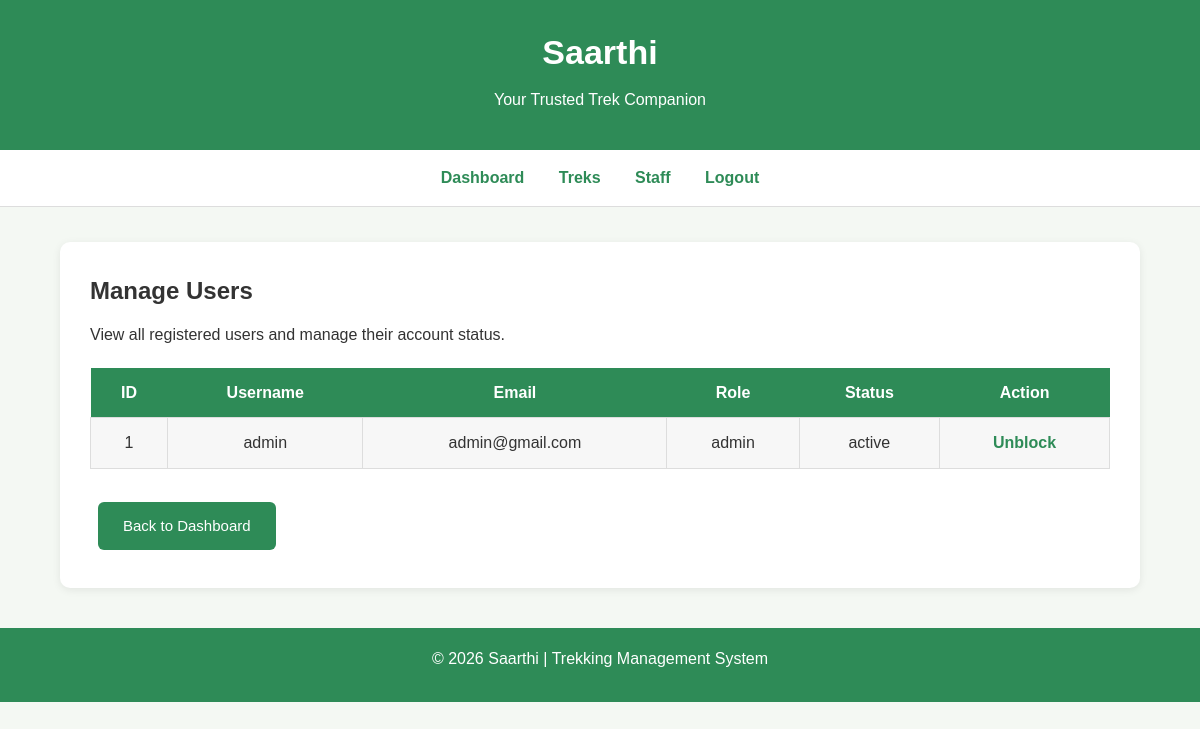
/users (signed in), run on an earlier commit of the app's database.
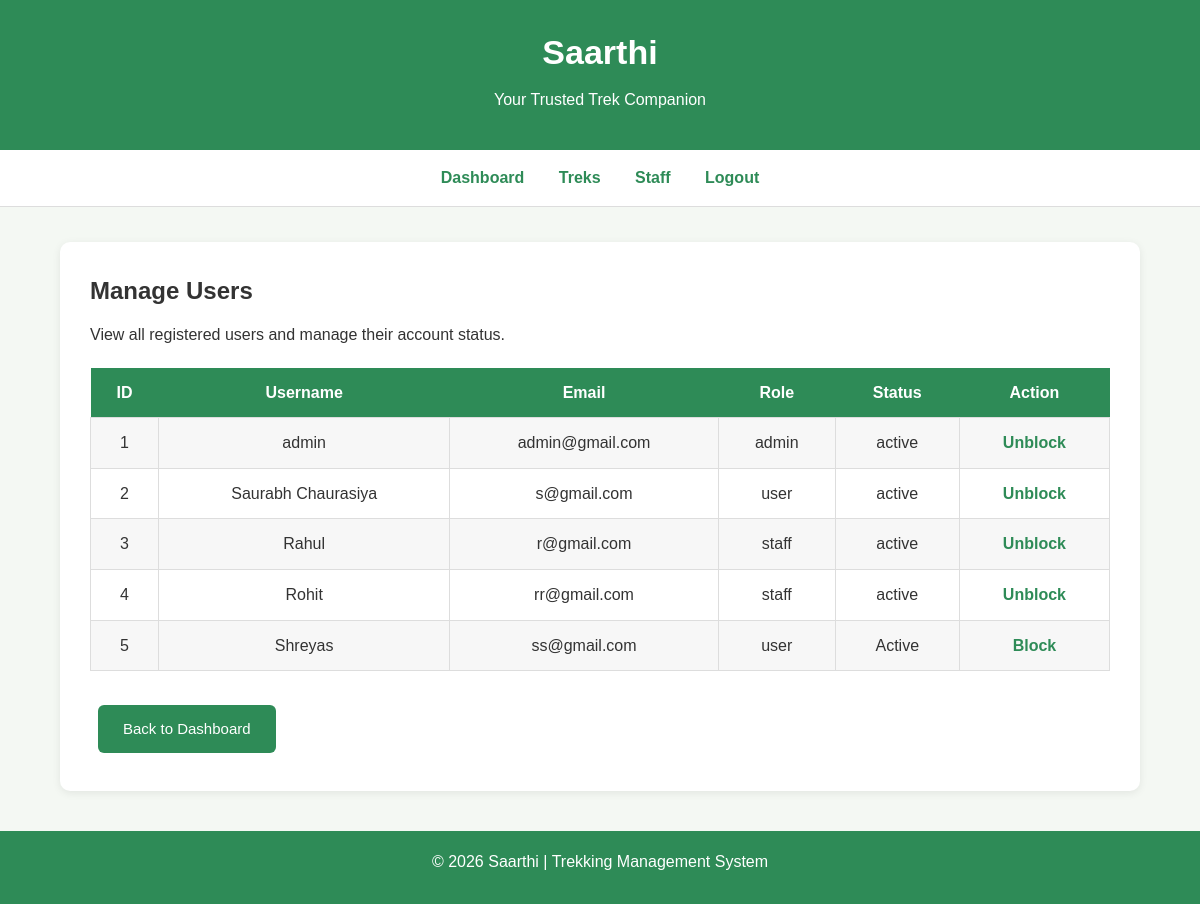
And on a later commit of the database.
### app.py (models this page shows)
class User(db.Model):
    id = db.Column(db.Integer, primary_key=True)
    username = db.Column(db.String(50), unique=True, nullable=False)
    email = db.Column(db.String(120), unique=True, nullable=False)
    password = db.Column(db.String(60), nullable=False)
    role = db.Column(db.String(20), nullable = False)
    status = db.Column(db.String(20), default="active")

### app.py (the view)
@app.route("/users")
def manage_users():
    if "user_id" not in session:
        return redirect("/login")
    if session.get("role") != "admin":
        return "Access Denied"
    users = User.query.all()
    return render_template('Admin/manage_users.html', users=users)

### templates/Admin/manage_users.html (shortened to what this page needs)
<!doctype html>
<html lang="en">
  <head>
    <link
      rel="stylesheet"
      href="{{ url_for('static', filename='css/style.css') }}"
    />
  </head>
  <body>
    <header>
      <h1>Saarthi</h1>
      <p>Your Trusted Trek Companion</p>
    </header>
    <nav>
      <a href="/admin_dashboard">Dashboard</a>
      <a href="/treks">Treks</a>
      <a href="/staff">Staff</a>
      <a href="/logout">Logout</a>
    </nav>
    <div class="container">
      <div class="card">
        <h2>Manage Users</h2>
        <p>View all registered users and manage their account status.</p>
        <table>
          <tr>
            <th>ID</th>
            <th>Username</th>
            <th>Email</th>
            <th>Role</th>
            <th>Status</th>
            <th>Action</th>
          </tr>
          {% for user in users %}
          <tr>
            <td>{{ user.id }}</td>
            <td>{{ user.username }}</td>
            <td>{{ user.email }}</td>
            <td>{{ user.role }}</td>
            <td>{{ user.status }}</td>
            <td>
              {% if user.status == "Active" %}
              <a href="/block_user/{{ user.id }}">Block</a>
              {% else %}
              <a href="/unblock_user/{{ user.id }}">Unblock</a>
              {% endif %}
            </td>
          </tr>
          {% endfor %}
        </table>
        <br />
        <a href="/admin_dashboard" class="btn"> Back to Dashboard </a>
      </div>
    </div>
    <footer>
      <p>© 2026 Saarthi | Trekking Management System</p>
    </footer>
  </body>
</html>

What changed in the data, as far as the page shows it:
added User: id "2", username "Saurabh Chaurasiya", email "s@gmail.com", role "user", status "active"
added User: id "3", username "Rahul", email "r@gmail.com", role "staff", status "active"
added User: id "4", username "Rohit", email "rr@gmail.com", role "staff", status "active"
added User: id "5", username "Shreyas", email "ss@gmail.com", role "user", status "Active"
